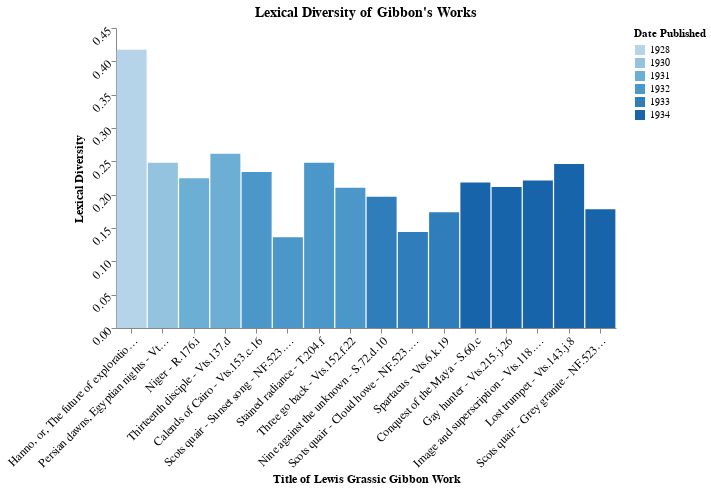

The cell this chart's notebook holds for it:
### Markdown cell above
Then we can recreate the bar chart with the bars (books) sorted by year of publication:

### Code cell
sorted_titles = list(df_pub['title'])
sorted_lexdiv = list(df_pub['lexicaldiversity'])
sorted_published = list(df_pub['published'])
source = pd.DataFrame({
    'Title': sorted_titles,
    'Lexdiv': sorted_lexdiv,
    'Published': sorted_published
})

alt.Chart(source, title="Lexical Diversity of Gibbon's Works").mark_bar(size=30).encode(
    alt.X('Title', axis=alt.Axis(title='Title of Lewis Grassic Gibbon Work'), type='nominal', sort=None),  # If sort unspecified, chart will sort x-axis values alphabetically
    alt.Y('Lexdiv', axis=alt.Axis(title='Lexical Diversity')),
    alt.Order(
      # Sort the segments of the bars by this field
      'Lexdiv',
      sort='descending'
    ),
    color=alt.Color('Published:O', legend = alt.Legend(title='Date Published')),
    tooltip='Title:N'
).configure_axis(
    grid=False,
    labelFontSize=12,
    titleFontSize=12,
    labelAngle=-45
).configure_title(
    fontSize=14,
).configure_view(
    strokeWidth=0
).properties(
    width=500
)

### Figure 1 — Vega-Lite specification as saved in the notebook (floating-point values rounded to 4 significant figures)
{"config": {"view": {"continuousWidth": 300, "continuousHeight": 300, "strokeWidth": 0}, "axis": {"grid": false, "labelAngle": -45, "labelFontSize": 12, "titleFontSize": 12}, "title": {"fontSize": 14}}, "data": {"name": "data-d41fc2616da8ed098bf3f4cc4fda30fc"}, "mark": {"type": "bar", "size": 30}, "encoding": {"color": {"field": "Published", "legend": {"title": "Date Published"}, "type": "ordinal"}, "order": {"field": "Lexdiv", "sort": "descending", "type": "quantitative"}, "tooltip": {"field": "Title", "type": "nominal"}, "x": {"axis": {"title": "Title of Lewis Grassic Gibbon Work"}, "field": "Title", "sort": null, "type": "nominal"}, "y": {"axis": {"title": "Lexical Diversity"}, "field": "Lexdiv", "type": "quantitative"}}, "title": "Lexical Diversity of Gibbon's Works", "width": 500, "$schema": "https://vega.github.io/schema/vega-lite/v5.20.1.json", "datasets": {"data-d41fc2616da8ed098bf3f4cc4fda30fc": [{"Title": "Hanno, or, The future of exploration - S.114.j.21", "Lexdiv": 0.4174, "Published": 1928}, {"Title": "Persian dawns, Egyptian nights - Vts.148.d.8", "Lexdiv": 0.2481, "Published": 1930}, {"Title": "Niger - R.176.i", "Lexdiv": 0.2247, "Published": 1931}, {"Title": "Thirteenth disciple - Vts.137.d", "Lexdiv": 0.2615, "Published": 1931}, {"Title": "Calends of Cairo - Vts.153.c.16", "Lexdiv": 0.2341, "Published": 1932}, {"Title": "Scots quair - Sunset song - NF.523.b.29", "Lexdiv": 0.1363, "Published": 1932}, {"Title": "Stained radiance - T.204.f", "Lexdiv": 0.248, "Published": 1932}, {"Title": "Three go back - Vts.152.f.22", "Lexdiv": 0.2102, "Published": 1932}, {"Title": "Nine against the unknown - S.72.d.10", "Lexdiv": 0.197, "Published": 1933}, {"Title": "Scots quair - Cloud howe - NF.523.b.30", "Lexdiv": 0.144, "Published": 1933}, {"Title": "Spartacus - Vts.6.k.19 ", "Lexdiv": 0.1735, "Published": 1933}, {"Title": "Conquest of the Maya - S.60.c", "Lexdiv": 0.2181, "Published": 1934}, {"Title": "Gay hunter - Vts.215.j.26", "Lexdiv": 0.2116, "Published": 1934}, {"Title": "Image and superscription - Vts.118.l.16", "Lexdiv": 0.2212, "Published": 1934}, {"Title": "Lost trumpet - Vts.143.j.8", "Lexdiv": 0.2461, "Published": 1934}, {"Title": "Scots quair - Grey granite - NF.523.b.31", "Lexdiv": 0.1782, "Published": 1934}]}}
